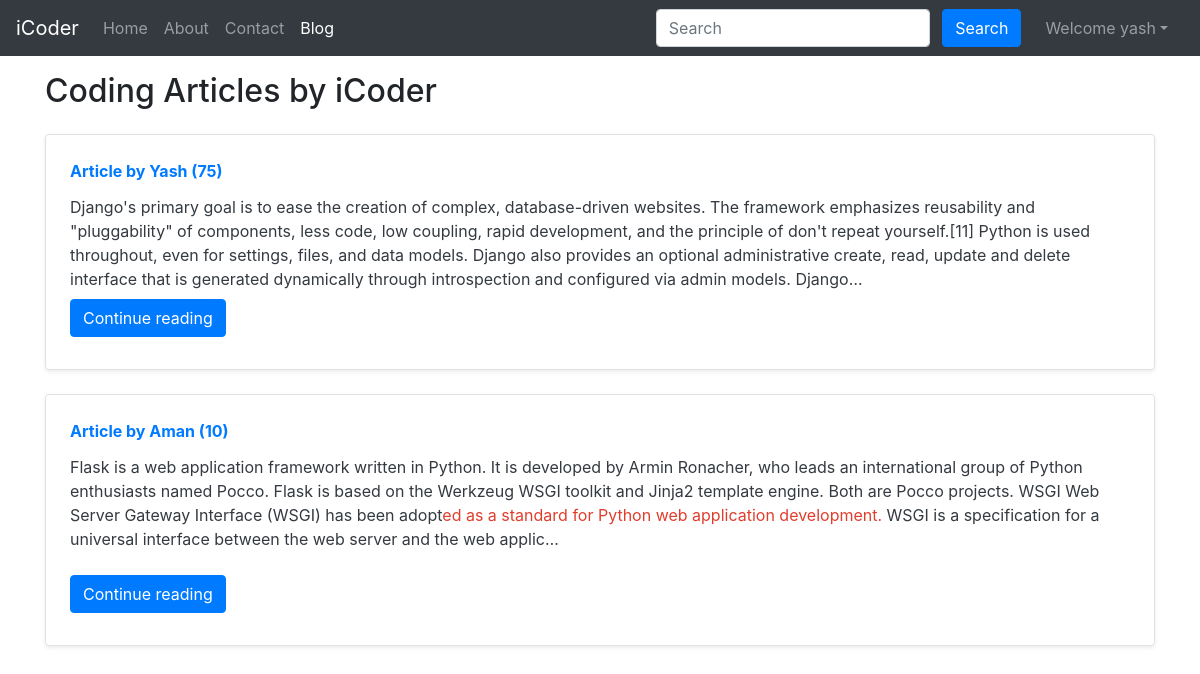
Page /blog/ (signed in) on the committed database.
### blog/models.py (models this page shows, shortened)
class Post(models.Model):
    sno = models.AutoField(primary_key=True)
    title = models.CharField(max_length=255)
    author = models.CharField(max_length=14)
    slug = models.CharField(max_length=130)
    views = models.IntegerField(default=0)
    timeStamp = models.DateTimeField(blank=True)
    content = models.TextField()

### blog/views.py (the view)
# urls.py: path('', views.blogHome, name="bloghome"),
def blogHome(request):
    allPosts = Post.objects.all()
    context = {'allPosts': allPosts}
    return render(request, "blog/blogHome.html", context)

### templates/blog/blogHome.html (shortened to what this page needs)
{% extends 'base.html' %}
{% block blogactive %} active {% endblock blogactive %}
{% block body %}
<div class="container my-3">
    <h2>Coding Articles by iCoder</h2>
    {% for post in allPosts  %}
    <div class="row no-gutters border rounded overflow-hidden flex-md-row mb-4 shadow-sm h-md-250 my-4 position-relative">
        <div class="col p-4 d-flex flex-column position-static">
             <strong class="d-inline-block mb-2 text-primary">Article  by {{post.author}} ({{post.views}})</strong>
            <h3 class="mb-0"><a class="text-dark" href="/blog/{{post.slug}}"{{post.title}} </a> </h3>
            <p class="card-text mb-auto">{{post.content|safe| truncatechars:500}}</p>
            <div class="my-2">
            	<a href="/blog/{{post.slug}}" role="button" class="btn btn-primary">Continue reading</a>
            </div>
        </div>
        </div>
        {% endfor %}
    </div>
 {% endblock %}

### templates/base.html (shortened to what this page needs)
<!doctype html>
<html lang="en">
  <head>
    <link rel="stylesheet" href="https://stackpath.bootstrapcdn.com/bootstrap/4.5.2/css/bootstrap.min.css">
  </head>
  <body>
    <nav class="navbar navbar-expand-lg navbar-dark bg-dark">
        <a class="navbar-brand" href="/">iCoder</a>
        <div class="collapse navbar-collapse" id="navbarSupportedContent">
          <ul class="navbar-nav mr-auto">
            <li class="nav-item {% block homeactive %}  {% endblock homeactive %}">
              <a class="nav-link" href="/">Home <span class="sr-only">(current)</span></a>
            </li>
            <li class="nav-item {% block aboutactive %}  {% endblock aboutactive %}" >
              <a class="nav-link" href="/about">About</a>
            </li>
            <li class="nav-item {% block contactactive %}  {% endblock contactactive %} ">
              <a class="nav-link" href="/contact">Contact</a>
            </li>
            <li class="nav-item {% block blogactive %}  {% endblock blogactive %} ">
              <a class="nav-link" href="/blog">Blog</a>
            </li>
          </ul>
          <div class="ml-auto form-inline ">
          <form method="get" action="/search"class="my-2 my-lg-0 mx-3">
            <input class="form-control mr-sm-2" type="search" placeholder="Search" aria-label="Search" name="query" id="query">
            <button class="btn btn-primary my-2 my-sm-0 " type="submit">Search</button>
          </form>
{% if user.is_authenticated %}
<ul class="navbar-nav mr-2">
<li class="nav-item dropdown">
<a class="nav-link dropdown-toggle" href='#' id="navbarDropdown" role="button" data-toggle="dropdown"> Welcome {{request.user}}</a>
      </li>
      </ul>
      </div>
{% endif %}
        </div>
      </nav>
      {% block body %}  {% endblock body %}
  </body>
</html>

### rows in the picture
Post: author "Yash", views "75", content "Django's primary goal is to ease the creation of complex, database-driven websites. The framework emphasizes reusability and \"pluggability\" of components, less code, low coupling, rapid development, and the principle of don't repeat yourself.[11] Python is used throughout, even for settings, files, and data models. Django also provides an optional administrative create, read, update and delete interface that is generated dynamically through introspection and configured via admin models. Django…"
Post: author "Aman", views "10", content "Flask is a web application framework written in Python. It is developed by Armin Ronacher, who leads an international group of Python enthusiasts named Pocco. Flask is based on the Werkzeug WSGI toolkit and Jinja2 template engine. Both are Pocco projects. WSGI Web Server Gateway Interface (WSGI) has been adopt ed as a standard for Python web application development. WSGI is a specification for a universal interface between the web server and the web applic…"

### other values in the picture
{{ request.user }} "yash"
